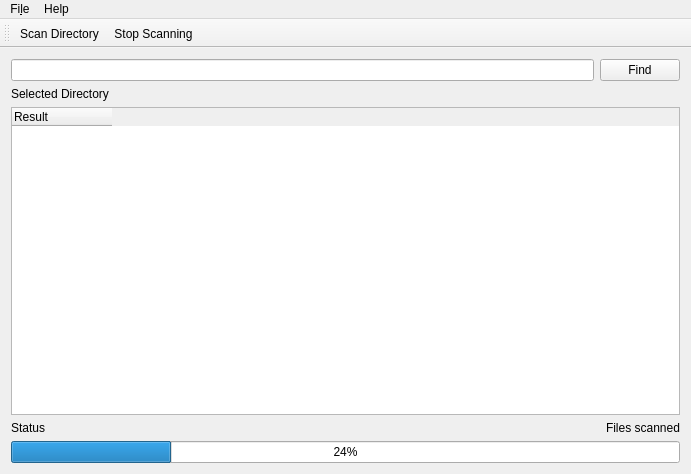
<?xml version="1.0" encoding="UTF-8"?>
<ui version="4.0">
 <class>MainWindow</class>
 <widget class="QMainWindow" name="MainWindow">
  <property name="geometry">
   <rect>
    <x>0</x>
    <y>0</y>
    <width>691</width>
    <height>474</height>
   </rect>
  </property>
  <property name="windowTitle">
   <string>MainWindow</string>
  </property>
  <widget class="QWidget" name="centralWidget">
   <property name="sizePolicy">
    <sizepolicy hsizetype="Preferred" vsizetype="Preferred">
     <horstretch>0</horstretch>
     <verstretch>0</verstretch>
    </sizepolicy>
   </property>
   <layout class="QGridLayout" name="gridLayout">
    <item row="0" column="0">
     <layout class="QHBoxLayout" name="horizontalLayout_5">
      <item>
       <widget class="QLineEdit" name="lineEdit"/>
      </item>
      <item>
       <widget class="QPushButton" name="pushButton">
        <property name="text">
         <string>Find</string>
        </property>
       </widget>
      </item>
     </layout>
    </item>
    <item row="1" column="0">
     <widget class="QLabel" name="selectedDirectory">
      <property name="text">
       <string>Selected Directory</string>
      </property>
     </widget>
    </item>
    <item row="2" column="0">
     <widget class="QTreeWidget" name="treeWidget">
      <attribute name="headerMinimumSectionSize">
       <number>100</number>
      </attribute>
      <attribute name="headerStretchLastSection">
       <bool>false</bool>
      </attribute>
      <column>
       <property name="text">
        <string>Result</string>
       </property>
      </column>
     </widget>
    </item>
    <item row="3" column="0">
     <layout class="QHBoxLayout" name="horizontalLayout">
      <item>
       <widget class="QLabel" name="statusAction">
        <property name="text">
         <string>Status</string>
        </property>
        <property name="alignment">
         <set>Qt::AlignLeading|Qt::AlignLeft|Qt::AlignVCenter</set>
        </property>
       </widget>
      </item>
      <item>
       <widget class="QLabel" name="statusScanned">
        <property name="text">
         <string>Files scanned</string>
        </property>
        <property name="alignment">
         <set>Qt::AlignRight|Qt::AlignTrailing|Qt::AlignVCenter</set>
        </property>
       </widget>
      </item>
     </layout>
    </item>
    <item row="4" column="0">
     <widget class="QProgressBar" name="progressBar">
      <property name="enabled">
       <bool>true</bool>
      </property>
      <property name="sizePolicy">
       <sizepolicy hsizetype="Preferred" vsizetype="Preferred">
        <horstretch>0</horstretch>
        <verstretch>0</verstretch>
       </sizepolicy>
      </property>
      <property name="value">
       <number>24</number>
      </property>
     </widget>
    </item>
   </layout>
  </widget>
  <widget class="QMenuBar" name="menuBar">
   <property name="geometry">
    <rect>
     <x>0</x>
     <y>0</y>
     <width>691</width>
     <height>22</height>
    </rect>
   </property>
   <widget class="QMenu" name="menuFile">
    <property name="title">
     <string>Fi&amp;le</string>
    </property>
    <addaction name="actionScanDirectory"/>
    <addaction name="actionExit"/>
   </widget>
   <widget class="QMenu" name="menuHelp">
    <property name="title">
     <string>Help</string>
    </property>
    <addaction name="actionAbout"/>
   </widget>
   <addaction name="menuFile"/>
   <addaction name="menuHelp"/>
  </widget>
  <widget class="QToolBar" name="toolBar">
   <property name="windowTitle">
    <string>toolBar</string>
   </property>
   <attribute name="toolBarArea">
    <enum>TopToolBarArea</enum>
   </attribute>
   <attribute name="toolBarBreak">
    <bool>false</bool>
   </attribute>
   <addaction name="actionScanDirectory"/>
   <addaction name="actionStopScanning"/>
  </widget>
  <action name="actionScanDirectory">
   <property name="text">
    <string>&amp;Scan Directory...</string>
   </property>
  </action>
  <action name="actionExit">
   <property name="text">
    <string>&amp;Exit</string>
   </property>
  </action>
  <action name="actionAbout">
   <property name="text">
    <string>&amp;About</string>
   </property>
  </action>
  <action name="actionStopScanning">
   <property name="text">
    <string>&amp;Stop Scanning...</string>
   </property>
  </action>
  <action name="actionSearchSubstring">
   <property name="text">
    <string>&amp;Search substring...</string>
   </property>
   <property name="toolTip">
    <string>Search substring in directory</string>
   </property>
  </action>
 </widget>
 <layoutdefault spacing="6" margin="11"/>
 <resources/>
 <connections/>
</ui>
